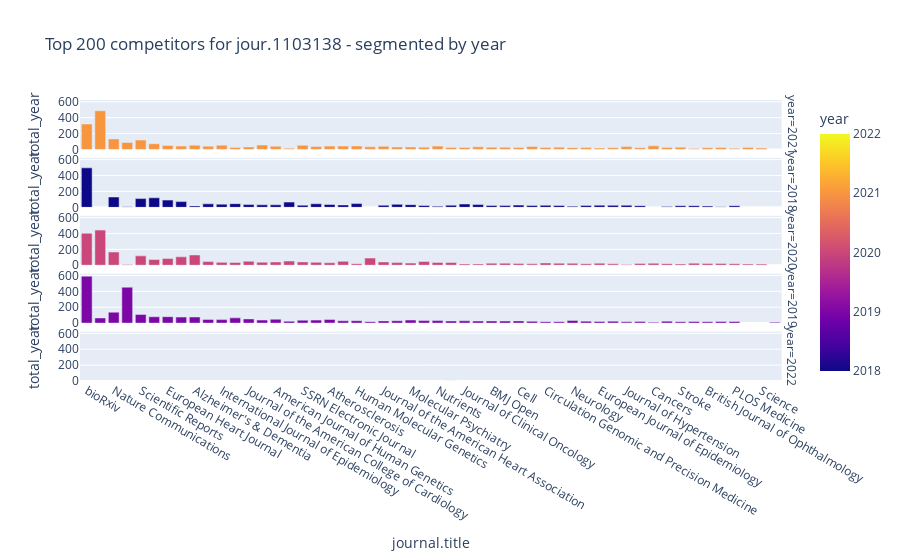

The notebook cell saved with this chart:
### Code cell
threshold = 200
temp = journals.sort_values("year", ascending=True).groupby("year").head(threshold)

px.bar(journals[:threshold], 
       x="journal.title", y="total_year", 
       color="year",
       facet_row="year",
       height=900,
       hover_name="journal.title", 
       hover_data=['journal.id', 'journal.title', 'total' ], 
       title=f"Top {threshold} competitors for {journal_id} - segmented by year")

### Figure 1 — Plotly figure (JSON) as saved in the notebook; plotly's stock layout.template omitted (floating-point values rounded to 4 significant figures)
{"data": [{"alignmentgroup": "True", "customdata": [["jour.1293558", 1811], ["jour.1369542", 994], ["jour.1043282", 566], ["jour.1101548", 555], ["jour.1045337", 455], ["jour.1037553", 344], ["jour.1091325", 306], ["jour.1009570", 297], ["jour.1034467", 278], ["jour.1017423", 178], ["jour.1087544", 174], ["jour.1358156", 171], ["jour.1093746", 170], ["jour.1045271", 165], ["jour.1017012", 163], ["jour.1017122", 159], ["jour.1276748", 158], ["jour.1399744", 156], ["jour.1013420", 155], ["jour.1018957", 151], ["jour.1102504", 140], ["jour.1380788", 140], ["jour.1046624", 134], ["jour.1017738", 132], ["jour.1115540", 131], ["jour.1101916", 131], ["jour.1042723", 123], ["jour.1103715", 114], ["jour.1312191", 112], ["jour.1085025", 110], ["jour.1044693", 104], ["jour.1100417", 101], ["jour.1019114", 101], ["jour.1284430", 99], ["jour.1040791", 97], ["jour.1034974", 96], ["jour.1018238", 96], ["jour.1001482", 93], ["jour.1095636", 92], ["jour.1103410", 90], ["jour.1094093", 86], ["jour.1054214", 85], ["jour.1043163", 84], ["jour.1017790", 83], ["jour.1013101", 81], ["jour.1017616", 78], ["jour.1019815", 77], ["jour.1113716", 75], ["jour.1034427", 73], ["jour.1042271", 70], ["jour.1346339", 70]], "hovertemplate": "<b>%{hovertext}</b><br><br>year=%{marker.color}<br>journal.title=%{x}<br>total_year=%{y}<br>journal.id=%{customdata[0]}<br>total=%{customdata[1]}<extra></extra>", "hovertext": ["bioRxiv", "medRxiv", "Nature Communications", "European Neuropsychopharmacology", "Scientific Reports", "PLOS ONE", "European Heart Journal", "Circulation", "Alzheimer's & Dementia", "Diabetes", "International Journal of Epidemiology", "International Journal of Cancer", "Journal of the American College of Cardiology", "Translational Psychiatry", "American Journal of Human Genetics", "Geburtshilfe und Frauenheilkunde", "SSRN Electronic Journal", "Biological Psychiatry", "Atherosclerosis", "Nature", "Human Molecular Genetics", "Research Square", "Journal of the American Heart Association", "The Journal of Clinical Endocrinology & Metabolism", "Molecular Psychiatry", "Cancer Epidemiology Biomarkers & Prevention", "Nutrients", "Diabetes Care", "Journal of Clinical Oncology", "Blood", "BMJ Open", "Annals of Oncology", "Cell", "Wellcome Open Research", "Circulation Genomic and Precision Medicine", "PLOS Genetics", "Neurology", "Diabetologia", "European Journal of Epidemiology", "European Journal of Human Genetics", "Journal of Hypertension", "Psychological Medicine", "Cancers", "American Journal of Clinical Nutrition", "Stroke", "Gastroenterology", "British Journal of Ophthalmology", "Nature Medicine", "PLOS Medicine", "Clinical Epigenetics", "Science"], "legendgroup": "", "marker": {"color": [2021, 2021, 2021, 2021, 2021, 2021, 2021, 2021, 2021, 2021, 2021, 2021, 2021, 2021, 2021, 2021, 2021, 2021, 2021, 2021, 2021, 2021, 2021, 2021, 2021, 2021, 2021, 2021, 2021, 2021, 2021, 2021, 2021, 2021, 2021, 2021, 2021, 2021, 2021, 2021, 2021, 2021, 2021, 2021, 2021, 2021, 2021, 2021, 2021, 2021, 2021], "coloraxis": "coloraxis", "pattern": {"shape": ""}}, "name": "", "offsetgroup": "", "orientation": "v", "showlegend": false, "textposition": "auto", "type": "bar", "x": ["bioRxiv", "medRxiv", "Nature Communications", "European Neuropsychopharmacology", "Scientific Reports", "PLOS ONE", "European Heart Journal", "Circulation", "Alzheimer's & Dementia", "Diabetes", "International Journal of Epidemiology", "International Journal of Cancer", "Journal of the American College of Cardiology", "Translational Psychiatry", "American Journal of Human Genetics", "Geburtshilfe und Frauenheilkunde", "SSRN Electronic Journal", "Biological Psychiatry", "Atherosclerosis", "Nature", "Human Molecular Genetics", "Research Square", "Journal of the American Heart Association", "The Journal of Clinical Endocrinology & Metabolism", "Molecular Psychiatry", "Cancer Epidemiology Biomarkers & Prevention", "Nutrients", "Diabetes Care", "Journal of Clinical Oncology", "Blood", "BMJ Open", "Annals of Oncology", "Cell", "Wellcome Open Research", "Circulation Genomic and Precision Medicine", "PLOS Genetics", "Neurology", "Diabetologia", "European Journal of Epidemiology", "European Journal of Human Genetics", "Journal of Hypertension", "Psychological Medicine", "Cancers", "American Journal of Clinical Nutrition", "Stroke", "Gastroenterology", "British Journal of Ophthalmology", "Nature Medicine", "PLOS Medicine", "Clinical Epigenetics", "Science"], "xaxis": "x5", "y": [320, 487, 132, 88, 118, 72, 50, 43, 54, 41, 54, 25, 32, 56, 41, 16, 52, 37, 42, 43, 44, 33, 39, 31, 31, 29, 42, 25, 25, 33, 28, 27, 24, 36, 25, 29, 23, 25, 18, 22, 36, 22, 46, 26, 28, 11, 22, 24, 14, 26, 19], "yaxis": "y5"}, {"alignmentgroup": "True", "customdata": [["jour.1293558", 1811], ["jour.1043282", 566], ["jour.1101548", 555], ["jour.1045337", 455], ["jour.1037553", 344], ["jour.1091325", 306], ["jour.1009570", 297], ["jour.1034467", 278], ["jour.1017423", 178], ["jour.1087544", 174], ["jour.1358156", 171], ["jour.1093746", 170], ["jour.1045271", 165], ["jour.1017012", 163], ["jour.1017122", 159], ["jour.1276748", 158], ["jour.1399744", 156], ["jour.1013420", 155], ["jour.1018957", 151], ["jour.1102504", 140], ["jour.1046624", 134], ["jour.1017738", 132], ["jour.1101916", 131], ["jour.1115540", 131], ["jour.1042723", 123], ["jour.1103715", 114], ["jour.1312191", 112], ["jour.1085025", 110], ["jour.1044693", 104], ["jour.1100417", 101], ["jour.1019114", 101], ["jour.1284430", 99], ["jour.1040791", 97], ["jour.1034974", 96], ["jour.1018238", 96], ["jour.1001482", 93], ["jour.1095636", 92], ["jour.1103410", 90], ["jour.1094093", 86], ["jour.1054214", 85], ["jour.1043163", 84], ["jour.1017790", 83], ["jour.1013101", 81], ["jour.1017616", 78], ["jour.1019815", 77], ["jour.1113716", 75], ["jour.1034427", 73]], "hovertemplate": "<b>%{hovertext}</b><br><br>year=%{marker.color}<br>journal.title=%{x}<br>total_year=%{y}<br>journal.id=%{customdata[0]}<br>total=%{customdata[1]}<extra></extra>", "hovertext": ["bioRxiv", "Nature Communications", "European Neuropsychopharmacology", "Scientific Reports", "PLOS ONE", "European Heart Journal", "Circulation", "Alzheimer's & Dementia", "Diabetes", "International Journal of Epidemiology", "International Journal of Cancer", "Journal of the American College of Cardiology", "Translational Psychiatry", "American Journal of Human Genetics", "Geburtshilfe und Frauenheilkunde", "SSRN Electronic Journal", "Biological Psychiatry", "Atherosclerosis", "Nature", "Human Molecular Genetics", "Journal of the American Heart Association", "The Journal of Clinical Endocrinology & Metabolism", "Cancer Epidemiology Biomarkers & Prevention", "Molecular Psychiatry", "Nutrients", "Diabetes Care", "Journal of Clinical Oncology", "Blood", "BMJ Open", "Annals of Oncology", "Cell", "Wellcome Open Research", "Circulation Genomic and Precision Medicine", "PLOS Genetics", "Neurology", "Diabetologia", "European Journal of Epidemiology", "European Journal of Human Genetics", "Journal of Hypertension", "Psychological Medicine", "Cancers", "American Journal of Clinical Nutrition", "Stroke", "Gastroenterology", "British Journal of Ophthalmology", "Nature Medicine", "PLOS Medicine"], "legendgroup": "", "marker": {"color": [2018, 2018, 2018, 2018, 2018, 2018, 2018, 2018, 2018, 2018, 2018, 2018, 2018, 2018, 2018, 2018, 2018, 2018, 2018, 2018, 2018, 2018, 2018, 2018, 2018, 2018, 2018, 2018, 2018, 2018, 2018, 2018, 2018, 2018, 2018, 2018, 2018, 2018, 2018, 2018, 2018, 2018, 2018, 2018, 2018, 2018, 2018], "coloraxis": "coloraxis", "pattern": {"shape": ""}}, "name": "", "offsetgroup": "", "orientation": "v", "showlegend": false, "textposition": "auto", "type": "bar", "x": ["bioRxiv", "Nature Communications", "European Neuropsychopharmacology", "Scientific Reports", "PLOS ONE", "European Heart Journal", "Circulation", "Alzheimer's & Dementia", "Diabetes", "International Journal of Epidemiology", "International Journal of Cancer", "Journal of the American College of Cardiology", "Translational Psychiatry", "American Journal of Human Genetics", "Geburtshilfe und Frauenheilkunde", "SSRN Electronic Journal", "Biological Psychiatry", "Atherosclerosis", "Nature", "Human Molecular Genetics", "Journal of the American Heart Association", "The Journal of Clinical Endocrinology & Metabolism", "Cancer Epidemiology Biomarkers & Prevention", "Molecular Psychiatry", "Nutrients", "Diabetes Care", "Journal of Clinical Oncology", "Blood", "BMJ Open", "Annals of Oncology", "Cell", "Wellcome Open Research", "Circulation Genomic and Precision Medicine", "PLOS Genetics", "Neurology", "Diabetologia", "European Journal of Epidemiology", "European Journal of Human Genetics", "Journal of Hypertension", "Psychological Medicine", "Cancers", "American Journal of Clinical Nutrition", "Stroke", "Gastroenterology", "British Journal of Ophthalmology", "Nature Medicine", "PLOS Medicine"], "xaxis": "x4", "y": [497, 130, 6, 110, 120, 91, 72, 18, 44, 40, 46, 35, 32, 32, 66, 27, 45, 36, 30, 47, 26, 38, 23, 34, 14, 27, 42, 35, 23, 22, 28, 23, 26, 23, 14, 24, 27, 25, 26, 21, 2, 12, 20, 21, 16, 9, 20], "yaxis": "y4"}, {"alignmentgroup": "True", "customdata": [["jour.1293558", 1811], ["jour.1369542", 994], ["jour.1043282", 566], ["jour.1101548", 555], ["jour.1045337", 455], ["jour.1037553", 344], ["jour.1091325", 306], ["jour.1009570", 297], ["jour.1034467", 278], ["jour.1017423", 178], ["jour.1087544", 174], ["jour.1358156", 171], ["jour.1093746", 170], ["jour.1045271", 165], ["jour.1017012", 163], ["jour.1017122", 159], ["jour.1276748", 158], ["jour.1399744", 156], ["jour.1013420", 155], ["jour.1018957", 151], ["jour.1380788", 140], ["jour.1102504", 140], ["jour.1046624", 134], ["jour.1017738", 132], ["jour.1115540", 131], ["jour.1101916", 131], ["jour.1042723", 123], ["jour.1103715", 114], ["jour.1312191", 112], ["jour.1085025", 110], ["jour.1044693", 104], ["jour.1100417", 101], ["jour.1019114", 101], ["jour.1284430", 99], ["jour.1040791", 97], ["jour.1018238", 96], ["jour.1034974", 96], ["jour.1001482", 93], ["jour.1095636", 92], ["jour.1103410", 90], ["jour.1094093", 86], ["jour.1054214", 85], ["jour.1043163", 84], ["jour.1017790", 83], ["jour.1013101", 81], ["jour.1017616", 78], ["jour.1019815", 77], ["jour.1113716", 75], ["jour.1034427", 73], ["jour.1042271", 70], ["jour.1346339", 70]], "hovertemplate": "<b>%{hovertext}</b><br><br>year=%{marker.color}<br>journal.title=%{x}<br>total_year=%{y}<br>journal.id=%{customdata[0]}<br>total=%{customdata[1]}<extra></extra>", "hovertext": ["bioRxiv", "medRxiv", "Nature Communications", "European Neuropsychopharmacology", "Scientific Reports", "PLOS ONE", "European Heart Journal", "Circulation", "Alzheimer's & Dementia", "Diabetes", "International Journal of Epidemiology", "International Journal of Cancer", "Journal of the American College of Cardiology", "Translational Psychiatry", "American Journal of Human Genetics", "Geburtshilfe und Frauenheilkunde", "SSRN Electronic Journal", "Biological Psychiatry", "Atherosclerosis", "Nature", "Research Square", "Human Molecular Genetics", "Journal of the American Heart Association", "The Journal of Clinical Endocrinology & Metabolism", "Molecular Psychiatry", "Cancer Epidemiology Biomarkers & Prevention", "Nutrients", "Diabetes Care", "Journal of Clinical Oncology", "Blood", "BMJ Open", "Annals of Oncology", "Cell", "Wellcome Open Research", "Circulation Genomic and Precision Medicine", "Neurology", "PLOS Genetics", "Diabetologia", "European Journal of Epidemiology", "European Journal of Human Genetics", "Journal of Hypertension", "Psychological Medicine", "Cancers", "American Journal of Clinical Nutrition", "Stroke", "Gastroenterology", "British Journal of Ophthalmology", "Nature Medicine", "PLOS Medicine", "Clinical Epigenetics", "Science"], "legendgroup": "", "marker": {"color": [2020, 2020, 2020, 2020, 2020, 2020, 2020, 2020, 2020, 2020, 2020, 2020, 2020, 2020, 2020, 2020, 2020, 2020, 2020, 2020, 2020, 2020, 2020, 2020, 2020, 2020, 2020, 2020, 2020, 2020, 2020, 2020, 2020, 2020, 2020, 2020, 2020, 2020, 2020, 2020, 2020, 2020, 2020, 2020, 2020, 2020, 2020, 2020, 2020, 2020, 2020], "coloraxis": "coloraxis", "pattern": {"shape": ""}}, "name": "", "offsetgroup": "", "orientation": "v", "showlegend": false, "textposition": "auto", "type": "bar", "x": ["bioRxiv", "medRxiv", "Nature Communications", "European Neuropsychopharmacology", "Scientific Reports", "PLOS ONE", "European Heart Journal", "Circulation", "Alzheimer's & Dementia", "Diabetes", "International Journal of Epidemiology", "International Journal of Cancer", "Journal of the American College of Cardiology", "Translational Psychiatry", "American Journal of Human Genetics", "Geburtshilfe und Frauenheilkunde", "SSRN Electronic Journal", "Biological Psychiatry", "Atherosclerosis", "Nature", "Research Square", "Human Molecular Genetics", "Journal of the American Heart Association", "The Journal of Clinical Endocrinology & Metabolism", "Molecular Psychiatry", "Cancer Epidemiology Biomarkers & Prevention", "Nutrients", "Diabetes Care", "Journal of Clinical Oncology", "Blood", "BMJ Open", "Annals of Oncology", "Cell", "Wellcome Open Research", "Circulation Genomic and Precision Medicine", "Neurology", "PLOS Genetics", "Diabetologia", "European Journal of Epidemiology", "European Journal of Human Genetics", "Journal of Hypertension", "Psychological Medicine", "Cancers", "American Journal of Clinical Nutrition", "Stroke", "Gastroenterology", "British Journal of Ophthalmology", "Nature Medicine", "PLOS Medicine", "Clinical Epigenetics", "Science"], "xaxis": "x3", "y": [403, 442, 166, 9, 118, 72, 84, 106, 129, 46, 36, 34, 50, 38, 41, 53, 42, 36, 31, 49, 90, 19, 41, 33, 27, 47, 35, 34, 16, 16, 26, 26, 21, 17, 29, 25, 26, 19, 26, 18, 8, 23, 25, 20, 16, 26, 21, 21, 19, 15, 14], "yaxis": "y3"}, {"alignmentgroup": "True", "customdata": [["jour.1293558", 1811], ["jour.1369542", 994], ["jour.1043282", 566], ["jour.1101548", 555], ["jour.1045337", 455], ["jour.1037553", 344], ["jour.1091325", 306], ["jour.1009570", 297], ["jour.1034467", 278], ["jour.1017423", 178], ["jour.1087544", 174], ["jour.1358156", 171], ["jour.1093746", 170], ["jour.1045271", 165], ["jour.1017012", 163], ["jour.1017122", 159], ["jour.1276748", 158], ["jour.1399744", 156], ["jour.1013420", 155], ["jour.1018957", 151], ["jour.1102504", 140], ["jour.1380788", 140], ["jour.1046624", 134], ["jour.1017738", 132], ["jour.1115540", 131], ["jour.1101916", 131], ["jour.1042723", 123], ["jour.1103715", 114], ["jour.1312191", 112], ["jour.1085025", 110], ["jour.1044693", 104], ["jour.1019114", 101], ["jour.1100417", 101], ["jour.1284430", 99], ["jour.1040791", 97], ["jour.1034974", 96], ["jour.1018238", 96], ["jour.1001482", 93], ["jour.1095636", 92], ["jour.1103410", 90], ["jour.1094093", 86], ["jour.1054214", 85], ["jour.1043163", 84], ["jour.1017790", 83], ["jour.1013101", 81], ["jour.1017616", 78], ["jour.1019815", 77], ["jour.1113716", 75], ["jour.1034427", 73], ["jour.1113743", 70]], "hovertemplate": "<b>%{hovertext}</b><br><br>year=%{marker.color}<br>journal.title=%{x}<br>total_year=%{y}<br>journal.id=%{customdata[0]}<br>total=%{customdata[1]}<extra></extra>", "hovertext": ["bioRxiv", "medRxiv", "Nature Communications", "European Neuropsychopharmacology", "Scientific Reports", "PLOS ONE", "European Heart Journal", "Circulation", "Alzheimer's & Dementia", "Diabetes", "International Journal of Epidemiology", "International Journal of Cancer", "Journal of the American College of Cardiology", "Translational Psychiatry", "American Journal of Human Genetics", "Geburtshilfe und Frauenheilkunde", "SSRN Electronic Journal", "Biological Psychiatry", "Atherosclerosis", "Nature", "Human Molecular Genetics", "Research Square", "Journal of the American Heart Association", "The Journal of Clinical Endocrinology & Metabolism", "Molecular Psychiatry", "Cancer Epidemiology Biomarkers & Prevention", "Nutrients", "Diabetes Care", "Journal of Clinical Oncology", "Blood", "BMJ Open", "Cell", "Annals of Oncology", "Wellcome Open Research", "Circulation Genomic and Precision Medicine", "PLOS Genetics", "Neurology", "Diabetologia", "European Journal of Epidemiology", "European Journal of Human Genetics", "Journal of Hypertension", "Psychological Medicine", "Cancers", "American Journal of Clinical Nutrition", "Stroke", "Gastroenterology", "British Journal of Ophthalmology", "Nature Medicine", "PLOS Medicine", "The Journals of Gerontology Series A"], "legendgroup": "", "marker": {"color": [2019, 2019, 2019, 2019, 2019, 2019, 2019, 2019, 2019, 2019, 2019, 2019, 2019, 2019, 2019, 2019, 2019, 2019, 2019, 2019, 2019, 2019, 2019, 2019, 2019, 2019, 2019, 2019, 2019, 2019, 2019, 2019, 2019, 2019, 2019, 2019, 2019, 2019, 2019, 2019, 2019, 2019, 2019, 2019, 2019, 2019, 2019, 2019, 2019, 2019], "coloraxis": "coloraxis", "pattern": {"shape": ""}}, "name": "", "offsetgroup": "", "orientation": "v", "showlegend": false, "textposition": "auto", "type": "bar", "x": ["bioRxiv", "medRxiv", "Nature Communications", "European Neuropsychopharmacology", "Scientific Reports", "PLOS ONE", "European Heart Journal", "Circulation", "Alzheimer's & Dementia", "Diabetes", "International Journal of Epidemiology", "International Journal of Cancer", "Journal of the American College of Cardiology", "Translational Psychiatry", "American Journal of Human Genetics", "Geburtshilfe und Frauenheilkunde", "SSRN Electronic Journal", "Biological Psychiatry", "Atherosclerosis", "Nature", "Human Molecular Genetics", "Research Square", "Journal of the American Heart Association", "The Journal of Clinical Endocrinology & Metabolism", "Molecular Psychiatry", "Cancer Epidemiology Biomarkers & Prevention", "Nutrients", "Diabetes Care", "Journal of Clinical Oncology", "Blood", "BMJ Open", "Cell", "Annals of Oncology", "Wellcome Open Research", "Circulation Genomic and Precision Medicine", "PLOS Genetics", "Neurology", "Diabetologia", "European Journal of Epidemiology", "European Journal of Human Genetics", "Journal of Hypertension", "Psychological Medicine", "Cancers", "American Journal of Clinical Nutrition", "Stroke", "Gastroenterology", "British Journal of Ophthalmology", "Nature Medicine", "PLOS Medicine", "The Journals of Gerontology Series A"], "xaxis": "x2", "y": [591, 65, 138, 452, 109, 80, 81, 76, 77, 47, 44, 66, 53, 39, 49, 24, 37, 38, 46, 29, 30, 17, 28, 30, 39, 32, 32, 27, 29, 26, 27, 28, 26, 23, 17, 18, 34, 25, 21, 25, 16, 19, 11, 25, 17, 20, 18, 21, 20, 12], "yaxis": "y2"}, {"alignmentgroup": "True", "customdata": [["jour.1103715", 114]], "hovertemplate": "<b>%{hovertext}</b><br><br>year=%{marker.color}<br>journal.title=%{x}<br>total_year=%{y}<br>journal.id=%{customdata[0]}<br>total=%{customdata[1]}<extra></extra>", "hovertext": ["Diabetes Care"], "legendgroup": "", "marker": {"color": [2022], "coloraxis": "coloraxis", "pattern": {"shape": ""}}, "name": "", "offsetgroup": "", "orientation": "v", "showlegend": false, "textposition": "auto", "type": "bar", "x": ["Diabetes Care"], "xaxis": "x", "y": [1], "yaxis": "y"}], "layout": {"annotations": [{"font": {}, "showarrow": false, "text": "year=2022", "textangle": 90, "x": 0.98, "xanchor": "left", "xref": "paper", "y": 0.088, "yanchor": "middle", "yref": "paper"}, {"font": {}, "showarrow": false, "text": "year=2019", "textangle": 90, "x": 0.98, "xanchor": "left", "xref": "paper", "y": 0.294, "yanchor": "middle", "yref": "paper"}, {"font": {}, "showarrow": false, "text": "year=2020", "textangle": 90, "x": 0.98, "xanchor": "left", "xref": "paper", "y": 0.5, "yanchor": "middle", "yref": "paper"}, {"font": {}, "showarrow": false, "text": "year=2018", "textangle": 90, "x": 0.98, "xanchor": "left", "xref": "paper", "y": 0.706, "yanchor": "middle", "yref": "paper"}, {"font": {}, "showarrow": false, "text": "year=2021", "textangle": 90, "x": 0.98, "xanchor": "left", "xref": "paper", "y": 0.912, "yanchor": "middle", "yref": "paper"}], "autosize": true, "barmode": "relative", "coloraxis": {"colorbar": {"title": {"text": "year"}}, "colorscale": [[0, "#0d0887"], [0.1111, "#46039f"], [0.2222, "#7201a8"], [0.3333, "#9c179e"], [0.4444, "#bd3786"], [0.5556, "#d8576b"], [0.6667, "#ed7953"], [0.7778, "#fb9f3a"], [0.8889, "#fdca26"], [1, "#f0f921"]]}, "legend": {"tracegroupgap": 0}, "title": {"text": "Top 200 competitors for jour.1103138 - segmented by year"}, "xaxis": {"anchor": "y", "autorange": true, "domain": [0, 0.98], "range": [-0.5, 51.5], "title": {"text": "journal.title"}, "type": "category"}, "xaxis2": {"anchor": "y2", "autorange": true, "domain": [0, 0.98], "matches": "x", "range": [-0.5, 51.5], "showticklabels": false, "type": "category"}, "xaxis3": {"anchor": "y3", "autorange": true, "domain": [0, 0.98], "matches": "x", "range": [-0.5, 51.5], "showticklabels": false, "type": "category"}, "xaxis4": {"anchor": "y4", "autorange": true, "domain": [0, 0.98], "matches": "x", "range": [-0.5, 51.5], "showticklabels": false, "type": "category"}, "xaxis5": {"anchor": "y5", "autorange": true, "domain": [0, 0.98], "matches": "x", "range": [-0.5, 51.5], "showticklabels": false, "type": "category"}, "yaxis": {"anchor": "x", "autorange": true, "domain": [0, 0.176], "range": [0, 622.1], "title": {"text": "total_year"}, "type": "linear"}, "yaxis2": {"anchor": "x2", "autorange": true, "domain": [0.206, 0.382], "matches": "y", "range": [0, 622.1], "title": {"text": "total_year"}, "type": "linear"}, "yaxis3": {"anchor": "x3", "autorange": true, "domain": [0.412, 0.588], "matches": "y", "range": [0, 622.1], "title": {"text": "total_year"}, "type": "linear"}, "yaxis4": {"anchor": "x4", "autorange": true, "domain": [0.618, 0.794], "matches": "y", "range": [0, 622.1], "title": {"text": "total_year"}, "type": "linear"}, "yaxis5": {"anchor": "x5", "autorange": true, "domain": [0.824, 1], "matches": "y", "range": [0, 622.1], "title": {"text": "total_year"}, "type": "linear"}}}
